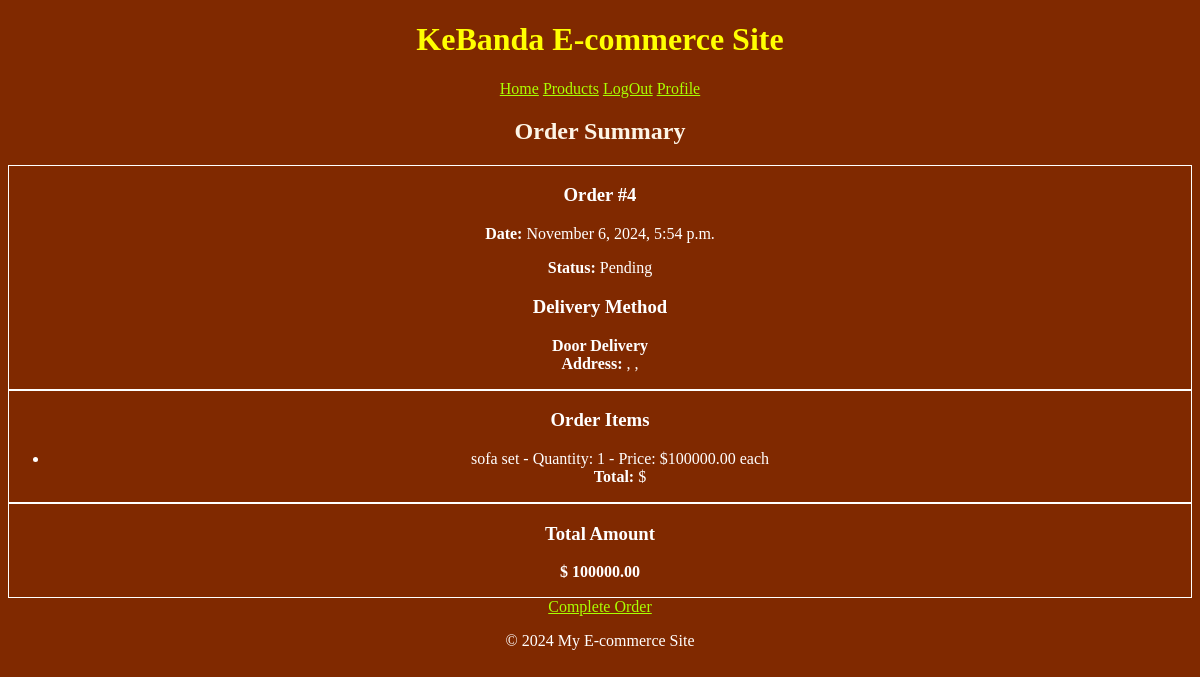
Page /orders/summary/4/ (signed in) on the committed database.
### orders/models.py (models this page shows, shortened)
class Order(models.Model):
    STATUS_CHOICES = (
        ('Pending', 'Pending'),
        ('Shipped', 'Shipped'),
        ('Delivered', 'Delivered'),
        ('Cancelled', 'Cancelled'),
    )
    DELIVERY_CHOICES = (
        ('door_delivery', 'Door Delivery'),
        ('pickup', 'Pickup Point'),
    )
    user = models.ForeignKey(User, on_delete=models.CASCADE, related_name='orders')
    address = models.ForeignKey(Address, on_delete=models.SET_NULL, null=True, blank=True, related_name='orders')
    pickup_point = models.ForeignKey(PickupPoint, on_delete=models.SET_NULL, null=True, blank=True, related_name='orders')
    total_amount = models.DecimalField(max_digits=10, decimal_places=2)
    status = models.CharField(max_length=10, choices=STATUS_CHOICES, default='Pending')
    delivery_method = models.CharField(max_length=20, choices=DELIVERY_CHOICES, default='door_delivery')
    created_at = models.DateTimeField(auto_now_add=True)

class OrderItem(models.Model):
    order = models.ForeignKey(Order, on_delete=models.CASCADE, related_name='items')
    product = models.ForeignKey(Product, on_delete=models.CASCADE)
    quantity = models.PositiveIntegerField()
    price = models.DecimalField(max_digits=10, decimal_places=2)

### products/models.py (models this page shows, shortened)
class Product(models.Model):
    name = models.CharField(max_length=255)
    slug = models.SlugField(max_length=255, unique=True)
    description = models.TextField()
    price = models.DecimalField(max_digits=10, decimal_places=2)
    stock = models.PositiveIntegerField()
    category = models.ForeignKey(Category, on_delete=models.CASCADE, related_name='products')
    created_at = models.DateTimeField(auto_now_add=True)
    updated_at = models.DateTimeField(auto_now=True)

### orders/views.py (the view)
# urls.py: path('summary/<int:order_id>/', views.order_summary, name='order_summary'),
def order_summary(request, order_id):
    order = get_object_or_404(Order, id=order_id, user=request.user)
    order_items = order.items.all()
    return render(request, 'orders/order_summary.html', {
        'order': order,
        'order_items': order_items,
    })

### orders/templates/orders/order_summary.html
{% extends "base.html" %}
{% block content %}
<h2>Order Summary</h2>
{% if order %}
<div>
    <h3>Order #{{ order.id }}</h3>
    <p><strong>Date:</strong> {{ order.created_at|date:"F j, Y, g:i a" }}</p>
    <p><strong>Status:</strong> {{ order.get_status_display }}</p>
    <h3>Delivery Method</h3>
    <p>
        {% if order.delivery_method == 'door_delivery' %}
            <strong>Door Delivery</strong>
            <br>
            <strong>Address:</strong>
            {{ order.address.address_line }}, {{ order.address.town }}, {{ order.address.county }}
        {% elif order.delivery_method == 'pickup' %}
            <strong>Pickup Point</strong>
            <br>
            <strong>Pickup Location:</strong>
            {{ order.pickup_point.name }}, {{ order.pickup_point.location }}
        {% endif %}
    </p>
</div>
 <div>
    <h3>Order Items</h3>
    <ul>
        {% for item in order.items.all %}
            <li>
                {{ item.product.name }} - Quantity: {{ item.quantity }} - Price: ${{ item.price }} each
                <br>
                <strong>Total:</strong> ${{ item.total_price }}
            </li>
        {% empty %}
            <li>No items found in this order.</li>
        {% endfor %}
    </ul>
 </div>
<div>
    <h3>Total Amount</h3>
    <p><strong>$ {{ order.total_amount }}</strong></p>
</div>
<a href="{% url 'orders:complete_order' order.id %}" class="btn btn-primary">Complete Order</a>
{% else %}
    <p>Order not found.</p>
{% endif %}
{% endblock %}

### templates/base.html (style rules this page uses)
body { background-color: rgb(128, 41, 0); text-align: center; color: white; }
div { border: solid white 1px; }
a { color: rgb(170, 255, 0); }
h2 { color: oldlace; }

### rows in the picture
Order: id "4", created_at "November 6, 2024, 5:54 p.m.", status "Pending", total_amount "100000.00"
OrderItem: product.name "sofa set", quantity "1", price "100000.00"
